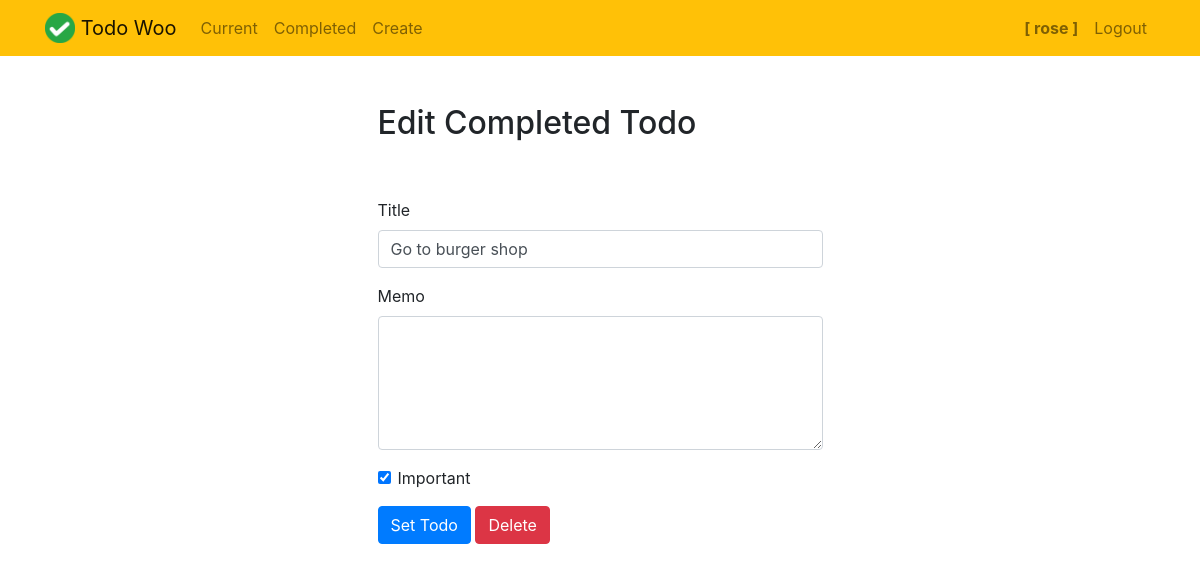
Before: /editcompletedtodo/2 (signed in) with the older database file.
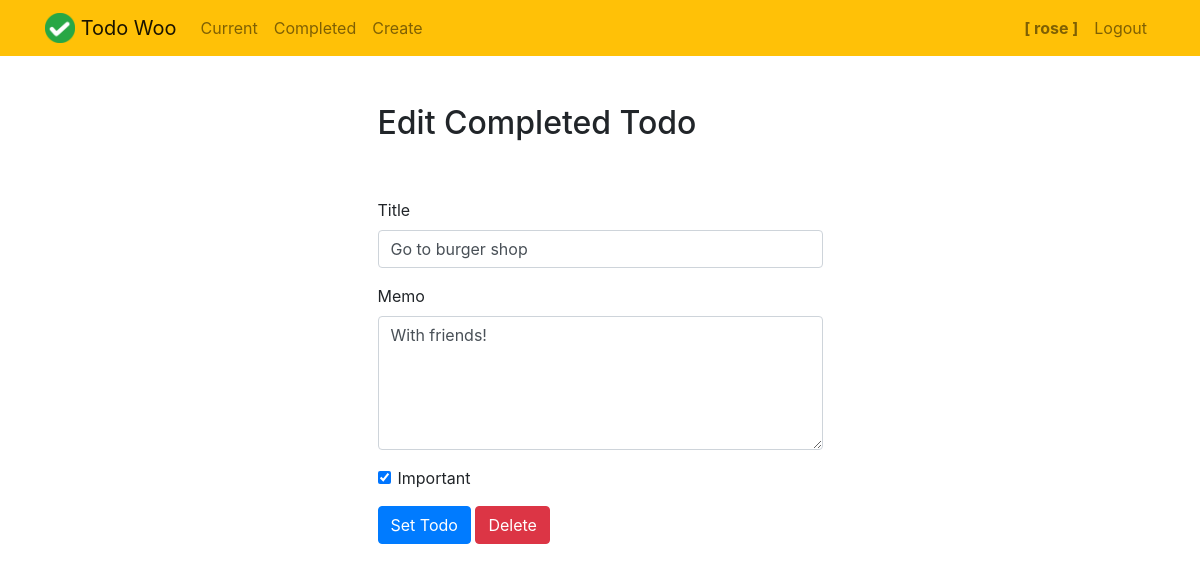
After: the same page with the newer database file.
### todo/models.py (models this page shows, shortened)
class Todo(models.Model):
    title = models.CharField(max_length=100)
    memo = models.TextField(blank=True)
    created = models.DateTimeField()
    datecompleted = models.DateTimeField(null=True, blank=True)
    important = models.BooleanField(default=False)
    user = models.ForeignKey(User, on_delete=models.CASCADE)

### todo/views.py (the view)
# urls.py: path('editcompletedtodo/<int:todo_pk>', views.editcompletedtodo, name='editcompletedtodo'),
@login_required
def editcompletedtodo(request, todo_pk):
    todo = get_object_or_404(Todo, pk=todo_pk, user=request.user)
    if request.method == 'GET':
        try:
            form = TodoForm(instance=todo)
            return render(request, 'todo/editcompletedtodo.html', {'todo':todo, 'form':form})
        except:
            return render(request, 'todo/editcompletedtodo.html', {'error_msg':todo})
    else:
        todo.datecompleted = None
        form = TodoForm(request.POST, instance=todo)
        form.save()
        return redirect('currenttodos')

### todo/forms.py
class TodoForm(ModelForm):
    class Meta:
        model = Todo
        fields = ['title', 'memo', 'important']

### todo/templates/todo/editcompletedtodo.html (shortened to what this page needs)
{% extends "todo/base.html" %}
{% block content %}
    <div class="row justify-content-center mt-5">
        <div class="col-md-5">
            <h2>Edit Completed Todo</h2>
        </div>
    </div>
    <div class="row justify-content-center mt-5">
        <div class="col-md-5">
            <form method="POST">
                <div class="form-group">
                    <label for="title">Title</label>
                    <input type="text" name="title" class="form-control" id="title" value="{{ todo.title }}" required>
                </div>
                <div class="form-group">
                    <label for="memo">Memo</label>
                    <textarea name="memo" rows="5" class="form-control" id="memo" >{{ todo.memo }}</textarea>
                </div>
                <div class="form-group form-check">
                    <input type="checkbox" name="important" class="form-check-input" id="important" {% if todo.important %}checked{% endif %}>
                    <label class="form-check-label" for="important">Important</label>
                </div>
                <button type="submit" class="btn btn-primary">Set Todo</button>
                <button type="button" class="btn btn-danger" onclick="$('#delete').click()">Delete</button>
            </form>
        </div>
    </div>
{% endblock %}

Changed rows visible on the page:
changed Todo "Go to burger shop": memo (not shown) → "With friends!"
